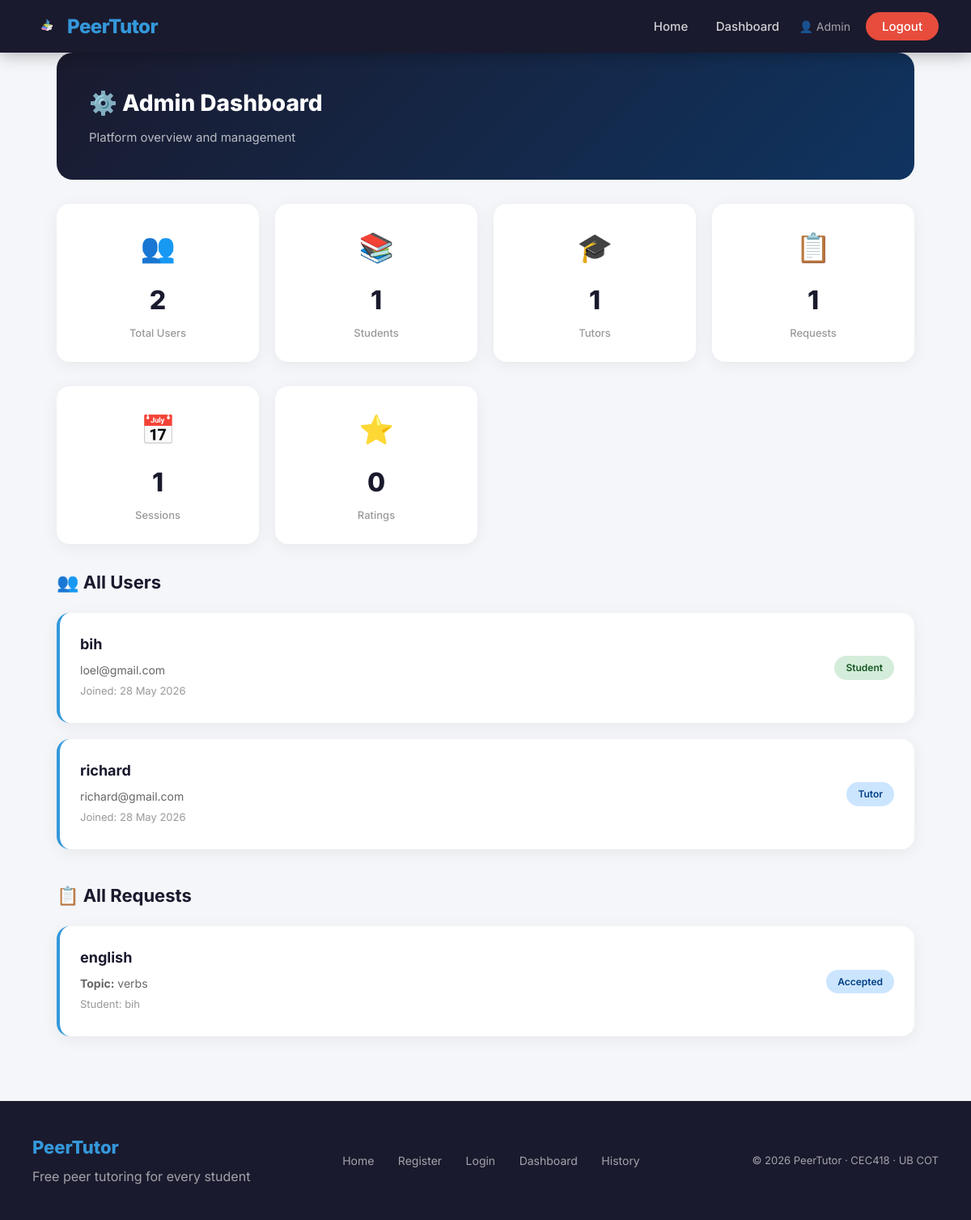
The page /admin (signed in) on the database its author committed.
### app/models.py (models this page shows, shortened)
class User(db.Model, UserMixin):
    id = db.Column(db.Integer, primary_key=True)
    full_name = db.Column(db.String(100), nullable=False)
    email = db.Column(db.String(120), unique=True,
                      nullable=False)
    password = db.Column(db.String(200), nullable=False)
    role = db.Column(db.String(10), nullable=False)
    created_at = db.Column(db.DateTime,
                           default=datetime.utcnow)
    requests = db.relationship(
        "TutoringRequest",
        foreign_keys="TutoringRequest.student_id",
        backref="student",
        lazy=True
    )
    sessions = db.relationship(
        "Session",
        foreign_keys="Session.tutor_id",
        backref="tutor",
        lazy=True
    )

class TutoringRequest(db.Model):
    id = db.Column(db.Integer, primary_key=True)
    subject = db.Column(db.String(100), nullable=False)
    topic = db.Column(db.String(200), nullable=False)
    description = db.Column(db.Text, nullable=True)
    status = db.Column(db.String(20), default="open")
    created_at = db.Column(db.DateTime,
                           default=datetime.utcnow)
    student_id = db.Column(
        db.Integer,
        db.ForeignKey("user.id"),
        nullable=False
    )

### app/routes.py (the view)
@main.route("/admin")
@login_required
def admin():
    if (current_user.email != "admin@peertutor.com" and
            current_user.role != "admin"):
        flash("Access denied.", "danger")
        return redirect(url_for("main.dashboard"))
    total_users = User.query.filter(
        User.email != "admin@peertutor.com").count()
    total_students = User.query.filter_by(
        role="student").count()
    total_tutors = User.query.filter_by(
        role="tutor").count()
    total_requests = TutoringRequest.query.count()
    total_sessions = Session.query.count()
    total_ratings = Rating.query.count()
    all_users = User.query.filter(
        User.email != "admin@peertutor.com").all()
    all_requests = TutoringRequest.query.all()
    all_sessions = Session.query.all()
    return render_template(
        "admin.html",
        total_users=total_users,
        total_students=total_students,
        total_tutors=total_tutors,
        total_requests=total_requests,
        total_sessions=total_sessions,
        total_ratings=total_ratings,
        all_users=all_users,
        all_requests=all_requests,
        all_sessions=all_sessions
    )

### app/models.py (called while the page is built)
@login_manager.user_loader
def load_user(user_id):
    return User.query.get(int(user_id))

### app/templates/admin.html (shortened to what this page needs)
{% extends "base.html" %}
{% block styles %}
<link rel="stylesheet"
    href="{{ url_for('static', filename='css/dashboard.css') }}">
{% endblock %}
{% block content %}
<div class="container">
    <div class="dashboard-header">
        <div>
            <h1>⚙️ Admin Dashboard</h1>
            <p>Platform overview and management</p>
        </div>
    </div>
    <div class="stats-row">
        <div class="stat-card">
            <div class="stat-icon">👥</div>
            <div class="stat-value">{{ total_users }}</div>
            <div class="stat-label">Total Users</div>
        </div>
        <div class="stat-card">
            <div class="stat-icon">📚</div>
            <div class="stat-value">{{ total_students }}</div>
            <div class="stat-label">Students</div>
        </div>
        <div class="stat-card">
            <div class="stat-icon">🎓</div>
            <div class="stat-value">{{ total_tutors }}</div>
            <div class="stat-label">Tutors</div>
        </div>
        <div class="stat-card">
            <div class="stat-icon">📋</div>
            <div class="stat-value">
                {{ total_requests }}
            </div>
            <div class="stat-label">Requests</div>
        </div>
    </div>
    <div class="stats-row">
        <div class="stat-card">
            <div class="stat-icon">📅</div>
            <div class="stat-value">{{ total_sessions }}</div>
            <div class="stat-label">Sessions</div>
        </div>
        <div class="stat-card">
            <div class="stat-icon">⭐</div>
            <div class="stat-value">{{ total_ratings }}</div>
            <div class="stat-label">Ratings</div>
        </div>
    </div>
    <h3 class="section-title">👥 All Users</h3>
    {% for user in all_users %}
    <div class="request-card">
        <div class="request-info">
            <h4>{{ user.full_name }}</h4>
            <p>{{ user.email }}</p>
            <p style="color: #999; font-size: 13px;">
                Joined: {{ user.created_at.strftime(
                    '%d %b %Y') }}
            </p>
        </div>
        <div class="request-actions">
            {% if user.role == "student" %}
            <span class="badge badge-open">Student</span>
            {% else %}
            <span class="badge badge-accepted">Tutor</span>
            {% endif %}
        </div>
    </div>
    {% endfor %}
    <h3 class="section-title" style="margin-top: 40px;">
        📋 All Requests
    </h3>
    {% for req in all_requests %}
    <div class="request-card">
        <div class="request-info">
            <h4>{{ req.subject }}</h4>
            <p><strong>Topic:</strong> {{ req.topic }}</p>
            <p style="color: #999; font-size: 13px;">
                Student: {{ req.student.full_name }}
            </p>
        </div>
        <div class="request-actions">
            {% if req.status == "open" %}
            <span class="badge badge-open">Open</span>
            {% elif req.status == "accepted" %}
            <span class="badge badge-accepted">
                Accepted
            </span>
            {% else %}
            <span class="badge badge-closed">Closed</span>
            {% endif %}
        </div>
    </div>
    {% endfor %}
</div>
{% endblock %}

### app/templates/base.html (shortened to what this page needs)
<!DOCTYPE html>
<html lang="en">
<head>
    <link rel="stylesheet"
        href="{{ url_for('static', filename='css/base.css') }}">
    {% block styles %}{% endblock %}
</head>
<body>
    <nav>
        <a href="/" class="logo">
            <img src="{{ url_for('static',
                filename='images/logo.png') }}"
                alt="PeerTutor Logo"
                style="width: 35px; height: 35px;
                object-fit: contain;">
            PeerTutor
        </a>
        <div class="nav-links">
            <a href="/">Home</a>
            {% if current_user.is_authenticated %}
                {% if current_user.role == "admin" %}
                    <a href="/admin">Dashboard</a>
                {% else %}
                    <a href="/dashboard">Dashboard</a>
                    <a href="/history">History</a>
                {% endif %}
                <span style="color: rgba(255,255,255,0.6);
                    margin-left: 20px; font-size: 14px;">
                    👤 {{ current_user.full_name }}
                </span>
                <a href="/logout" class="btn-nav"
                style="background: #e74c3c;">
                    Logout
                </a>
            {% endif %}
        </div>
    </nav>
    {% block content %}{% endblock %}
    <footer>
        <div>
            <div class="footer-logo">PeerTutor</div>
            <div>Free peer tutoring for every student</div>
        </div>
        <div class="footer-links">
            <a href="/">Home</a>
            <a href="/register">Register</a>
            <a href="/login">Login</a>
            <a href="/dashboard">Dashboard</a>
            <a href="/history">History</a>
        </div>
        <div class="footer-copy">
            © 2026 PeerTutor · CEC418 · UB COT
        </div>
    </footer>
</body>
</html>

### app/static/css/base.css (style rules this page uses)
* { margin: 0; padding: 0; box-sizing: border-box; }
body { font-family: 'Inter', Arial, sans-serif; background-color: #f4f6f9; color: #333; line-height: 1.6; }
nav { background-color: #1a1a2e; padding: 15px 40px; display: flex; justify-content: space-between; align-items: center; position: sticky; top: 0; z-index: 1000; box-shadow: 0 2px 20px rgba(0,0,0,0.3); }
nav .logo { color: #3498db; font-size: 24px; font-weight: 800; text-decoration: none; letter-spacing: -0.5px; display: flex; flex-direction: row; align-items: center; gap: 8px; line-height: 1; }
nav .nav-links a { color: rgba(255,255,255,0.8); text-decoration: none; margin-left: 30px; font-size: 15px; font-weight: 500; transition: color 0.3s ease; }
nav .nav-links .btn-nav { background: #3498db; color: white; padding: 8px 20px; border-radius: 50px; margin-left: 15px; }
.container { max-width: 1100px; margin: 0 auto; padding: 0 20px; }
footer { background: #1a1a2e; color: rgba(255,255,255,0.6); padding: 40px; margin-top: 80px; display: flex; justify-content: space-between; align-items: center; flex-wrap: wrap; gap: 20px; }
footer .footer-logo { color: #3498db; font-size: 22px; font-weight: 800; margin-bottom: 6px; }
footer .footer-links a { color: rgba(255,255,255,0.6); text-decoration: none; margin-right: 25px; font-size: 14px; transition: color 0.3s ease; }
footer .footer-copy { font-size: 13px; }

### app/static/css/dashboard.css (style rules this page uses)
.dashboard-header { background: linear-gradient(135deg, #1a1a2e 0%, #0f3460 100%); color: white; padding: 40px; border-radius: 20px; margin-bottom: 30px; display: flex; justify-content: space-between; align-items: center; }
.dashboard-header h1 { font-size: 28px; font-weight: 800; margin-bottom: 8px; }
.dashboard-header p { color: rgba(255,255,255,0.7); font-size: 15px; }
.stats-row { display: grid; grid-template-columns: repeat(4, 1fr); gap: 20px; margin-bottom: 30px; }
.stat-card { background: white; padding: 25px; border-radius: 16px; box-shadow: 0 4px 20px rgba(0,0,0,0.06); text-align: center; transition: transform 0.3s ease; }
.stat-card .stat-icon { font-size: 35px; margin-bottom: 12px; }
.stat-card .stat-value { font-size: 32px; font-weight: 800; color: #1a1a2e; margin-bottom: 5px; }
.stat-card .stat-label { color: #999; font-size: 13px; font-weight: 500; }
.section-title { font-size: 22px; font-weight: 700; color: #1a1a2e; margin-bottom: 20px; display: flex; align-items: center; gap: 10px; }
.request-card { background: white; padding: 25px; border-radius: 16px; box-shadow: 0 4px 20px rgba(0,0,0,0.06); margin-bottom: 20px; border-left: 4px solid #3498db; transition: transform 0.3s ease, box-shadow 0.3s ease; display: flex; justify-content: space-between; align-items: center; }
.request-info h4 { font-size: 18px; font-weight: 700; color: #1a1a2e; margin-bottom: 6px; }
.request-info p { color: #666; font-size: 14px; margin-bottom: 4px; }
.request-actions { display: flex; flex-direction: column; align-items: flex-end; gap: 10px; }
.badge { display: inline-block; padding: 5px 14px; border-radius: 50px; font-size: 12px; font-weight: 600; }
.badge-open { background: #d4edda; color: #155724; }
.badge-accepted { background: #cce5ff; color: #004085; }

### rows shown on the page
User: full_name "Admin"
User: full_name "bih", email "loel@gmail.com", created_at "28 May 2026", role "Student"
User: full_name "richard", email "richard@gmail.com", created_at "28 May 2026", role "Tutor"
TutoringRequest: subject "english", topic "verbs", student.full_name "bih", status "Accepted"

### other values the page prints
{{ total_users }} "2"
{{ total_students }} "1"
{{ total_tutors }} "1"
{{ total_requests }} "1"
{{ total_sessions }} "1"
{{ total_ratings }} "0"
